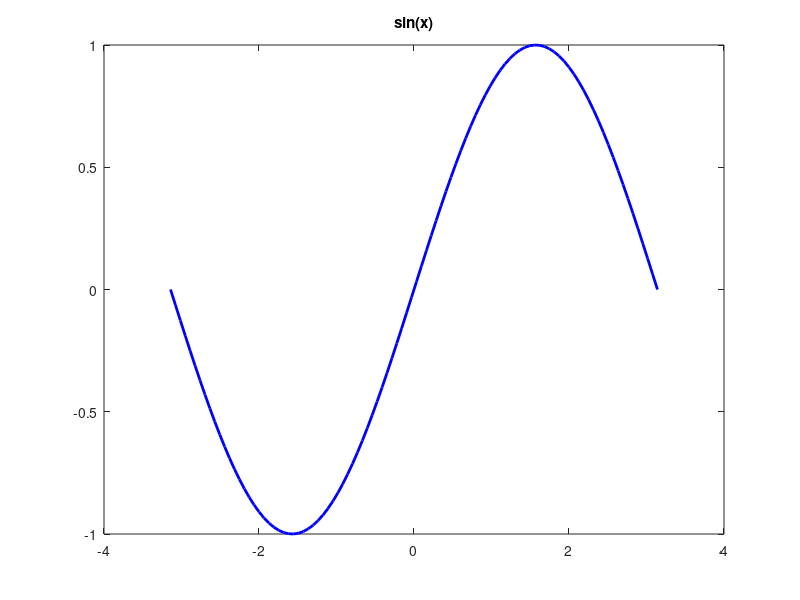
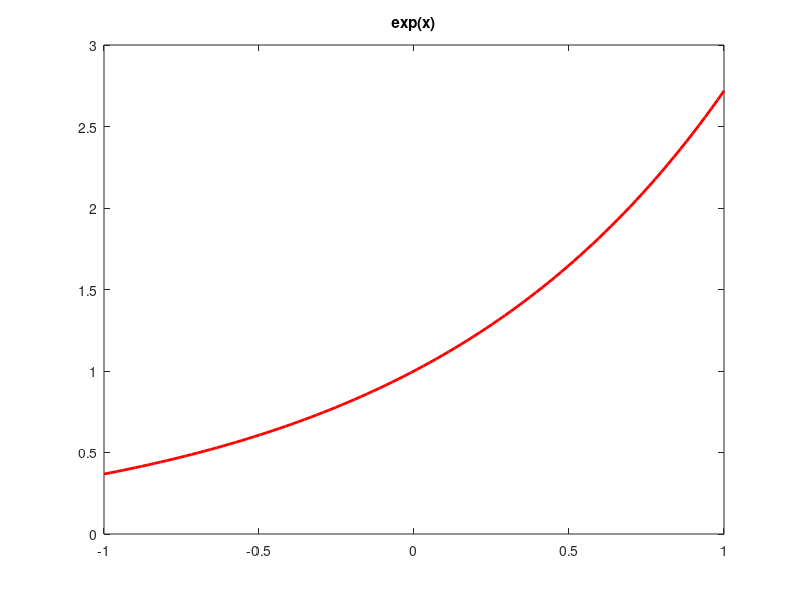
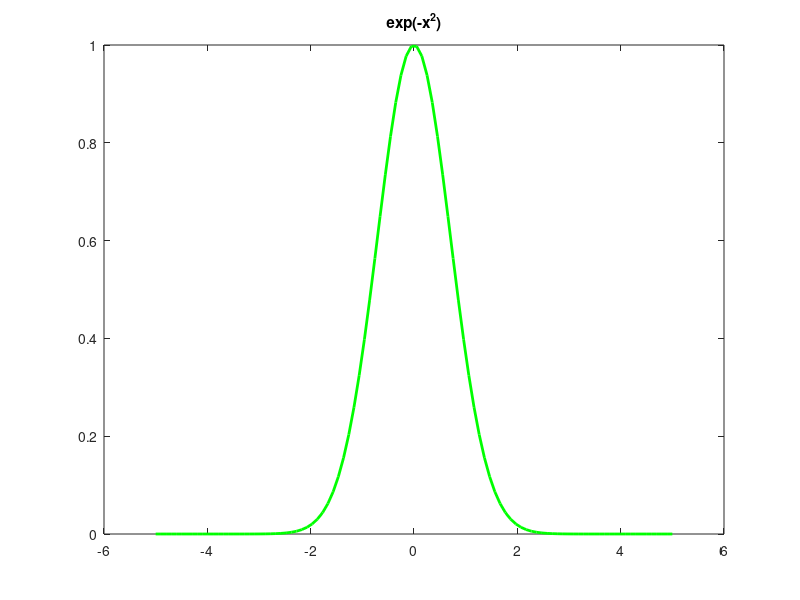
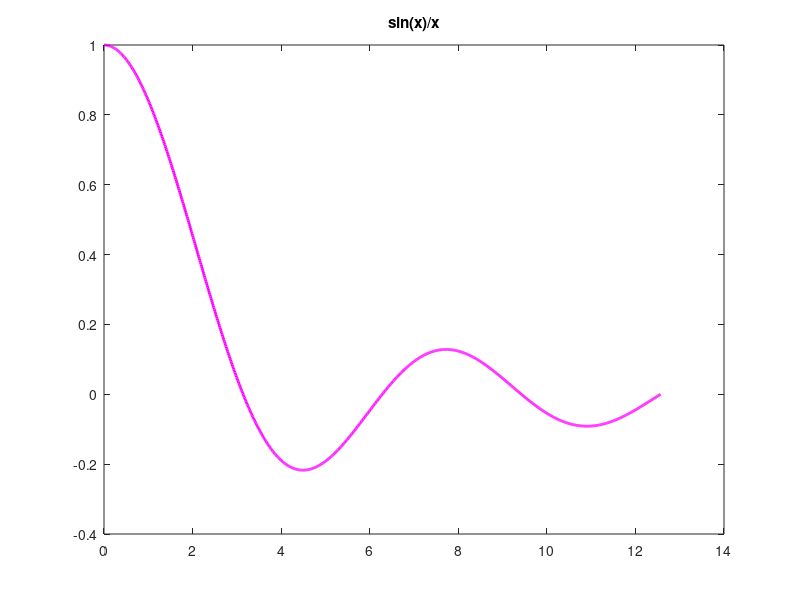

Recreate these plots in MATLAB, in order. (Note: this script raises an error after producing the figures.)
% session 0: vector and matrix manipulation, graphs of
% functions and MATLAB language

clear all
clc
disp('***********************************************')
disp('*****************exercise_0_1*****************')
disp('***********************************************')

x = [1:-0.1:0]
x([1 4 3]) 
disp('extracts the components 1, 4 and 3 of the vector x')
pause
%
x = [1:-0.1:0]
x([1:2:7 10])=zeros(1,5) 
disp('sets the components 1, 3, 5, 7 and 10 of x equal to 0') 
pause
%
x = [1:-0.1:0]
x([1 2 5])=[0.5*ones(1,2) -0.3] 
disp('sets the components 1, 2 and 5 of x equal to 0.5, 0.5 and -0.3, respectively')
pause
%
x = [1:-0.1:0]
y = x(end:-1:1) 
disp('defines a vector y, whose components are those of vector x ordered from last to first')

disp('**********************************************END EXERCISE**********************************************')
pause
%%%%%%%%%%%%%%%%%%%%%%%%%%%%%%%%%%%%%%%%%%%%%%%%%%%%%%%%%%%%%%%%%%%%%%%%%%%%%%%%%%%%%%%%%%%%%%%%%%%%%%%%%%%%%%%%%%
%%%%%%%%%%%%%%%%%%%%%%%%%%%%%%%%%%%%%%%%%%%%%%%%%%%%%%%%%%%%%%%%%%%%%%%%%%%%%%%%%%%%%%%%%%%%%%%%%%%%%%%%%%%%%%%%%%

clear all
clc
disp('***********************************************')
disp('*****************exercise_0_2*****************')
disp('***********************************************')

A = [1:4;5:8;9:12] % A is a 3x4 matrix
size(A) 
disp('gives the number of rows and the number of columns of matrix A')
pause

A(1:2,4)
disp('extracts the submatrix of A formed by the elements belonging to the first two rows and the fourth column')
pause

A(3,2) = A(1,1) 
disp('sets the element in position (3,2) of the matrix equal to the element in position (1,1)')
pause

A(1:2,4) = zeros(2,1) 
disp('sets the elements of the submatrix of A, formed by the elements belonging to the first two rows and the fourth column, equal to zero')
pause

A = [1:4;5:8;9:12]
A(2,:) = A(2,:)-A(2,1)/A(1,1)*A(1,:) 
disp('redefines the second-row elements of A as a linear combination of the second-row and first-row elements:')
disp('precisely subtracts from the elements of the second row the elements of the first row multiplied by the factor A(2,1)/A(1,1)')

disp('**********************************************END EXERCISE**********************************************')
pause
%%%%%%%%%%%%%%%%%%%%%%%%%%%%%%%%%%%%%%%%%%%%%%%%%%%%%%%%%%%%%%%%%%%%%%%%%%%%%%%%%%%%%%%%%%%%%%%%%%%%%%%%%%%%%%%%%%
%%%%%%%%%%%%%%%%%%%%%%%%%%%%%%%%%%%%%%%%%%%%%%%%%%%%%%%%%%%%%%%%%%%%%%%%%%%%%%%%%%%%%%%%%%%%%%%%%%%%%%%%%%%%%%%%%%

clear all
clc
disp('***********************************************')
disp('*****************exercise_0_3*****************')
disp('***********************************************')

A = [1:6;5:10;9:14;15:20]
%a)
B = A(:,6:-1:1)
pause
%b)
B = A(:,2:2:end)
pause
%c)
B = A(1:2:end,:)
pause
%d)
B = A([1 4 3],[5 2])
pause
%e)
diag(A)

disp('**********************************************END EXERCISE**********************************************')
pause
%%%%%%%%%%%%%%%%%%%%%%%%%%%%%%%%%%%%%%%%%%%%%%%%%%%%%%%%%%%%%%%%%%%%%%%%%%%%%%%%%%%%%%%%%%%%%%%%%%%%%%%%%%%%%%%%%%
%%%%%%%%%%%%%%%%%%%%%%%%%%%%%%%%%%%%%%%%%%%%%%%%%%%%%%%%%%%%%%%%%%%%%%%%%%%%%%%%%%%%%%%%%%%%%%%%%%%%%%%%%%%%%%%%%%

clear all
clc
disp('***********************************************')
disp('*****************exercise_0_4*****************')
disp('***********************************************')

D = diag(5*ones(10,1));
CS = diag(3*ones(9,1),1);
CI = diag(-1*ones(9,1),-1);
B = D+CS+CI
B([5 8],[6 9]) = 2

disp('**********************************************END EXERCISE**********************************************')
pause
%%%%%%%%%%%%%%%%%%%%%%%%%%%%%%%%%%%%%%%%%%%%%%%%%%%%%%%%%%%%%%%%%%%%%%%%%%%%%%%%%%%%%%%%%%%%%%%%%%%%%%%%%%%%%%%%%%
%%%%%%%%%%%%%%%%%%%%%%%%%%%%%%%%%%%%%%%%%%%%%%%%%%%%%%%%%%%%%%%%%%%%%%%%%%%%%%%%%%%%%%%%%%%%%%%%%%%%%%%%%%%%%%%%%%

clear all
clc
disp('***********************************************')
disp('*****************exercise_0_5*****************')
disp('***********************************************')
x = linspace(-pi,pi);
y = sin(x);
figure
plot(x,y,'b','linewidth',2)
title('sin(x)')

pause
close
%
x = linspace(-1,1);
y = exp(x);
figure
plot(x,y,'r','linewidth',2)
title('exp(x)')

pause
close
%
x = linspace(-5,5);
y = exp(-x.^2);
figure
plot(x,y,'g','linewidth',2)
title('exp(-x^2)')

pause
close
%
x = linspace(0.001,4*pi,1000);
y = sin(x)./x;
figure
plot(x,y,'m','linewidth',2)
title('sin(x)/x')

pause
close
%
%
x = linspace(0.001,2,10000);
y = x.*sin(1./x);
figure
plot(x,y,'k','linewidth',2)
title('xsin(1/x)')


disp('**********************************************END EXERCISE**********************************************')
pause
%%%%%%%%%%%%%%%%%%%%%%%%%%%%%%%%%%%%%%%%%%%%%%%%%%%%%%%%%%%%%%%%%%%%%%%%%%%%%%%%%%%%%%%%%%%%%%%%%%%%%%%%%%%%%%%%%%
%%%%%%%%%%%%%%%%%%%%%%%%%%%%%%%%%%%%%%%%%%%%%%%%%%%%%%%%%%%%%%%%%%%%%%%%%%%%%%%%%%%%%%%%%%%%%%%%%%%%%%%%%%%%%%%%%%

clear all
close all
clc
disp('*****************exercise_0_6*****************')
disp('***********************************************')
x = linspace(0.1,100,10000);
y = sqrt((100*(1-0.01*x.^2).^2+0.02*x.^2)./((1-x.^2).^2+0.1*x.^2));

figure
plot(x,y,'linewidth',2)
pause

figure
loglog(x,y,'linewidth',2)

disp('**********************************************END EXERCISE**********************************************')
pause
%%%%%%%%%%%%%%%%%%%%%%%%%%%%%%%%%%%%%%%%%%%%%%%%%%%%%%%%%%%%%%%%%%%%%%%%%%%%%%%%%%%%%%%%%%%%%%%%%%%%%%%%%%%%%%%%%%
%%%%%%%%%%%%%%%%%%%%%%%%%%%%%%%%%%%%%%%%%%%%%%%%%%%%%%%%%%%%%%%%%%%%%%%%%%%%%%%%%%%%%%%%%%%%%%%%%%%%%%%%%%%%%%%%%%

clear all
close
disp('*****************exercise_0_7_QUIZ************')
disp('***********************************************')
doc format
disp('Note that the format command can be used with various options to change the display format of the results. It has NO impact on the accuracy of the calculations')
disp('**********************************************EDN EXERCISE**********************************************')
pause
%%%%%%%%%%%%%%%%%%%%%%%%%%%%%%%%%%%%%%%%%%%%%%%%%%%%%%%%%%%%%%%%%%%%%%%%%%%%%%%%%%%%%%%%%%%%%%%%%%%%%%%%%%%%%%%%%%
%%%%%%%%%%%%%%%%%%%%%%%%%%%%%%%%%%%%%%%%%%%%%%%%%%% ADDITIONAL EXERCISES %%%%%%%%%%%%%%%%%%%%%%%%%%%%%%%%%%%%%%%%%%
%%%%%%%%%%%%%%%%%%%%%%%%%%%%%%%%%%%%%%%%%%%%%%%%%%%%%%%%%%%%%%%%%%%%%%%%%%%%%%%%%%%%%%%%%%%%%%%%%%%%%%%%%%%%%%%%%%

clear all
close all
clc
disp('*****************esercizio_0_1_Add*************')
disp('***********************************************')
x = 1;
fx = val_f(x)
x = linspace(-1,1,5);
fx = val_f(x)
plot(x,fx)

disp('**********************************************END EXERCISE**********************************************')
%%%%%%%%%%%%%%%%%%%%%%%%%%%%%%%%%%%%%%%%%%%%%%%%%%%%%%%%%%%%%%%%%%%%%%%%%%%%%%%%%%%%%%%%%%%%%%%%%%%%%%%%%%%%%%%%%%
%%%%%%%%%%%%%%%%%%%%%%%%%%%%%%%%%%%%%%%%%%%%%%%%%%%%%%%%%%%%%%%%%%%%%%%%%%%%%%%%%%%%%%%%%%%%%%%%%%%%%%%%%%%%%%%%%%

clear all
close all
clc
disp('*****************esercizio_0_2_Add*************')
disp('***********************************************')
x = 1;
tol = 1.0e-10;
[v,i] = taylor_exp(x,tol)
err = abs(v-exp(x))/abs(exp(x))

disp('**********************************************END EXERCISE**********************************************')
